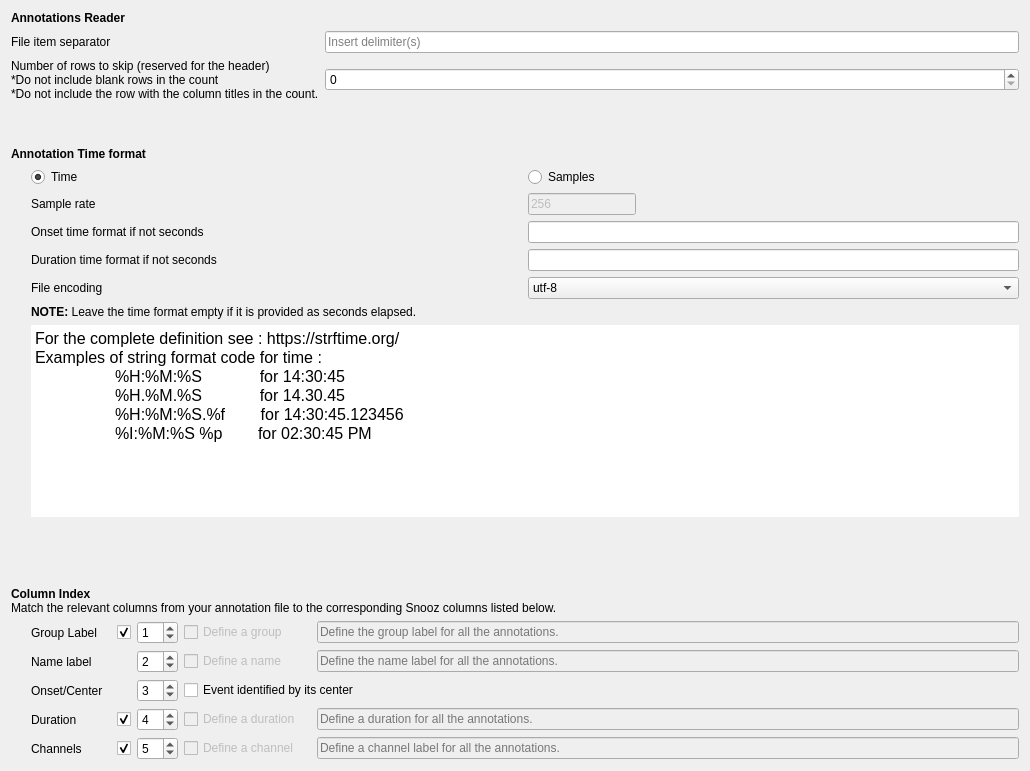
<?xml version="1.0" encoding="UTF-8"?>
<ui version="4.0">
 <class>TextFileDefinition</class>
 <widget class="QWidget" name="TextFileDefinition">
  <property name="geometry">
   <rect>
    <x>0</x>
    <y>0</y>
    <width>1030</width>
    <height>771</height>
   </rect>
  </property>
  <property name="windowTitle">
   <string>Form</string>
  </property>
  <property name="inputMethodHints">
   <set>Qt::InputMethodHint::ImhNone</set>
  </property>
  <layout class="QHBoxLayout" name="horizontalLayout_3">
   <item>
    <layout class="QVBoxLayout" name="verticalLayout_3">
     <property name="sizeConstraint">
      <enum>QLayout::SizeConstraint::SetFixedSize</enum>
     </property>
     <item>
      <widget class="QLabel" name="label_10">
       <property name="font">
        <font>
         <italic>false</italic>
         <bold>false</bold>
        </font>
       </property>
       <property name="text">
        <string>&lt;html&gt;&lt;head/&gt;&lt;body&gt;&lt;p&gt;&lt;span style=&quot; font-weight:600;&quot;&gt;Annotations Reader&lt;/span&gt;&lt;/p&gt;&lt;/body&gt;&lt;/html&gt;</string>
       </property>
      </widget>
     </item>
     <item>
      <layout class="QVBoxLayout" name="verticalLayout">
       <item>
        <layout class="QGridLayout" name="gridLayout_3">
         <item row="0" column="0">
          <widget class="QLabel" name="label_11">
           <property name="maximumSize">
            <size>
             <width>150</width>
             <height>16777215</height>
            </size>
           </property>
           <property name="toolTip">
            <string>&lt;html&gt;&lt;head/&gt;&lt;body&gt;&lt;p&gt;For tabulation write \t.&lt;/p&gt;&lt;/body&gt;&lt;/html&gt;</string>
           </property>
           <property name="text">
            <string>File item separator</string>
           </property>
          </widget>
         </item>
         <item row="0" column="1">
          <widget class="QLineEdit" name="delimiter_lineedit">
           <property name="toolTip">
            <string/>
           </property>
           <property name="inputMethodHints">
            <set>Qt::InputMethodHint::ImhDialableCharactersOnly</set>
           </property>
           <property name="alignment">
            <set>Qt::AlignmentFlag::AlignLeading|Qt::AlignmentFlag::AlignLeft|Qt::AlignmentFlag::AlignVCenter</set>
           </property>
           <property name="placeholderText">
            <string>Insert delimiter(s)</string>
           </property>
          </widget>
         </item>
         <item row="1" column="0">
          <widget class="QLabel" name="label">
           <property name="toolTip">
            <string>Blank rows are skipped automatically, so do not include them in the row count to skip. This feature is important to prevent issues with files that end with blank rows.</string>
           </property>
           <property name="text">
            <string>Number of rows to skip (reserved for the header)
*Do not include blank rows in the count
*Do not include the row with the column titles in the count.</string>
           </property>
          </widget>
         </item>
         <item row="1" column="1">
          <widget class="QSpinBox" name="spinBox_nrows_hdr">
           <property name="toolTip">
            <string/>
           </property>
          </widget>
         </item>
        </layout>
       </item>
      </layout>
     </item>
     <item>
      <layout class="QVBoxLayout" name="verticalLayout_2">
       <item>
        <spacer name="verticalSpacer_7">
         <property name="orientation">
          <enum>Qt::Orientation::Vertical</enum>
         </property>
         <property name="sizeHint" stdset="0">
          <size>
           <width>20</width>
           <height>40</height>
          </size>
         </property>
        </spacer>
       </item>
       <item>
        <widget class="QLabel" name="label_5">
         <property name="text">
          <string>&lt;html&gt;&lt;head/&gt;&lt;body&gt;&lt;p&gt;&lt;span style=&quot; font-weight:700;&quot;&gt;Annotation Time format&lt;/span&gt;&lt;/p&gt;&lt;/body&gt;&lt;/html&gt;</string>
         </property>
         <property name="alignment">
          <set>Qt::AlignmentFlag::AlignLeading|Qt::AlignmentFlag::AlignLeft|Qt::AlignmentFlag::AlignVCenter</set>
         </property>
        </widget>
       </item>
       <item>
        <layout class="QHBoxLayout" name="horizontalLayout">
         <item>
          <spacer name="horizontalSpacer">
           <property name="orientation">
            <enum>Qt::Orientation::Horizontal</enum>
           </property>
           <property name="sizeType">
            <enum>QSizePolicy::Policy::Fixed</enum>
           </property>
           <property name="sizeHint" stdset="0">
            <size>
             <width>20</width>
             <height>10</height>
            </size>
           </property>
          </spacer>
         </item>
         <item>
          <layout class="QGridLayout" name="gridLayout_2">
           <item row="0" column="1">
            <widget class="QRadioButton" name="sample_radiobutton">
             <property name="sizePolicy">
              <sizepolicy hsizetype="Expanding" vsizetype="Fixed">
               <horstretch>0</horstretch>
               <verstretch>0</verstretch>
              </sizepolicy>
             </property>
             <property name="text">
              <string>Samples</string>
             </property>
             <attribute name="buttonGroup">
              <string notr="true">buttonGroup_2</string>
             </attribute>
            </widget>
           </item>
           <item row="3" column="0">
            <widget class="QLabel" name="label_14">
             <property name="text">
              <string>Duration time format if not seconds</string>
             </property>
            </widget>
           </item>
           <item row="1" column="1">
            <widget class="QLineEdit" name="sample_rate_lineedit">
             <property name="enabled">
              <bool>false</bool>
             </property>
             <property name="sizePolicy">
              <sizepolicy hsizetype="Fixed" vsizetype="Fixed">
               <horstretch>0</horstretch>
               <verstretch>0</verstretch>
              </sizepolicy>
             </property>
             <property name="text">
              <string>256</string>
             </property>
            </widget>
           </item>
           <item row="2" column="1">
            <widget class="QLineEdit" name="lineEdit_onset_time_format">
             <property name="toolTip">
              <string/>
             </property>
            </widget>
           </item>
           <item row="2" column="0">
            <widget class="QLabel" name="label_12">
             <property name="sizePolicy">
              <sizepolicy hsizetype="Minimum" vsizetype="Preferred">
               <horstretch>0</horstretch>
               <verstretch>0</verstretch>
              </sizepolicy>
             </property>
             <property name="minimumSize">
              <size>
               <width>250</width>
               <height>0</height>
              </size>
             </property>
             <property name="maximumSize">
              <size>
               <width>16777215</width>
               <height>16777215</height>
              </size>
             </property>
             <property name="toolTip">
              <string>Let empty to define the time elapsed in seconds. Otherwise define the string format (see https://strftime.org/). </string>
             </property>
             <property name="text">
              <string>Onset time format if not seconds</string>
             </property>
            </widget>
           </item>
           <item row="6" column="0" colspan="2">
            <widget class="QTextEdit" name="textEdit">
             <property name="frameShape">
              <enum>QFrame::Shape::NoFrame</enum>
             </property>
             <property name="frameShadow">
              <enum>QFrame::Shadow::Plain</enum>
             </property>
             <property name="lineWidth">
              <number>0</number>
             </property>
             <property name="readOnly">
              <bool>true</bool>
             </property>
             <property name="html">
              <string>&lt;!DOCTYPE HTML PUBLIC &quot;-//W3C//DTD HTML 4.0//EN&quot; &quot;http://www.w3.org/TR/REC-html40/strict.dtd&quot;&gt;
&lt;html&gt;&lt;head&gt;&lt;meta name=&quot;qrichtext&quot; content=&quot;1&quot; /&gt;&lt;meta charset=&quot;utf-8&quot; /&gt;&lt;style type=&quot;text/css&quot;&gt;
p, li { white-space: pre-wrap; }
hr { height: 1px; border-width: 0; }
li.unchecked::marker { content: &quot;\2610&quot;; }
li.checked::marker { content: &quot;\2612&quot;; }
&lt;/style&gt;&lt;/head&gt;&lt;body style=&quot; font-size:12pt; font-weight:400; font-style:normal;&quot;&gt;
&lt;p style=&quot; margin-top:0px; margin-bottom:0px; margin-left:0px; margin-right:0px; -qt-block-indent:0; text-indent:0px;&quot;&gt;For the complete definition see : https://strftime.org/&lt;/p&gt;
&lt;p style=&quot; margin-top:0px; margin-bottom:0px; margin-left:0px; margin-right:0px; -qt-block-indent:0; text-indent:0px;&quot;&gt;Examples of string format code for time :&lt;/p&gt;
&lt;p style=&quot; margin-top:0px; margin-bottom:0px; margin-left:0px; margin-right:0px; -qt-block-indent:0; text-indent:0px;&quot;&gt;	%H:%M:%S             for 14:30:45&lt;/p&gt;
&lt;p style=&quot; margin-top:0px; margin-bottom:0px; margin-left:0px; margin-right:0px; -qt-block-indent:0; text-indent:0px;&quot;&gt;	%H.%M.%S             for 14.30.45&lt;/p&gt;
&lt;p style=&quot; margin-top:0px; margin-bottom:0px; margin-left:0px; margin-right:0px; -qt-block-indent:0; text-indent:0px;&quot;&gt;	%H:%M:%S.%f        for 14:30:45.123456&lt;/p&gt;
&lt;p style=&quot; margin-top:0px; margin-bottom:0px; margin-left:0px; margin-right:0px; -qt-block-indent:0; text-indent:0px;&quot;&gt;	%I:%M:%S %p        for 02:30:45 PM&lt;/p&gt;&lt;/body&gt;&lt;/html&gt;</string>
             </property>
            </widget>
           </item>
           <item row="0" column="0">
            <widget class="QRadioButton" name="time_radiobutton">
             <property name="sizePolicy">
              <sizepolicy hsizetype="Expanding" vsizetype="Fixed">
               <horstretch>0</horstretch>
               <verstretch>0</verstretch>
              </sizepolicy>
             </property>
             <property name="text">
              <string>Time</string>
             </property>
             <property name="checked">
              <bool>true</bool>
             </property>
             <attribute name="buttonGroup">
              <string notr="true">buttonGroup_2</string>
             </attribute>
            </widget>
           </item>
           <item row="4" column="0">
            <widget class="QLabel" name="label_13">
             <property name="text">
              <string>File encoding</string>
             </property>
            </widget>
           </item>
           <item row="1" column="0">
            <widget class="QLabel" name="label_6">
             <property name="layoutDirection">
              <enum>Qt::LayoutDirection::LeftToRight</enum>
             </property>
             <property name="text">
              <string>Sample rate</string>
             </property>
             <property name="alignment">
              <set>Qt::AlignmentFlag::AlignLeading|Qt::AlignmentFlag::AlignLeft|Qt::AlignmentFlag::AlignVCenter</set>
             </property>
            </widget>
           </item>
           <item row="5" column="0" colspan="2">
            <widget class="QLabel" name="label_7">
             <property name="text">
              <string>&lt;html&gt;&lt;head/&gt;&lt;body&gt;&lt;p&gt;&lt;span style=&quot; font-weight:700;&quot;&gt;NOTE:&lt;/span&gt; Leave the time format empty if it is provided as seconds elapsed.&lt;/p&gt;&lt;/body&gt;&lt;/html&gt;</string>
             </property>
            </widget>
           </item>
           <item row="4" column="1">
            <widget class="QComboBox" name="comboBox_encoding">
             <item>
              <property name="text">
               <string>utf-8</string>
              </property>
             </item>
             <item>
              <property name="text">
               <string>latin-1</string>
              </property>
             </item>
             <item>
              <property name="text">
               <string>utf-16</string>
              </property>
             </item>
             <item>
              <property name="text">
               <string>utf-32</string>
              </property>
             </item>
             <item>
              <property name="text">
               <string>iso-8859</string>
              </property>
             </item>
             <item>
              <property name="text">
               <string>ascii</string>
              </property>
             </item>
             <item>
              <property name="text">
               <string>ansi</string>
              </property>
             </item>
            </widget>
           </item>
           <item row="3" column="1">
            <widget class="QLineEdit" name="lineEdit_dur_time_format"/>
           </item>
          </layout>
         </item>
        </layout>
       </item>
      </layout>
     </item>
     <item>
      <spacer name="verticalSpacer">
       <property name="orientation">
        <enum>Qt::Orientation::Vertical</enum>
       </property>
       <property name="sizeHint" stdset="0">
        <size>
         <width>20</width>
         <height>40</height>
        </size>
       </property>
      </spacer>
     </item>
     <item>
      <layout class="QVBoxLayout" name="verticalLayout_8">
       <item>
        <widget class="QLabel" name="label_15">
         <property name="text">
          <string>&lt;html&gt;&lt;head/&gt;&lt;body&gt;&lt;p&gt;&lt;span style=&quot; font-weight:700;&quot;&gt;Column Index&lt;/span&gt;&lt;br/&gt;Match the relevant columns from your annotation file to the corresponding Snooz columns listed below.&lt;/p&gt;&lt;/body&gt;&lt;/html&gt;</string>
         </property>
        </widget>
       </item>
       <item>
        <layout class="QHBoxLayout" name="horizontalLayout_2">
         <item>
          <spacer name="horizontalSpacer_2">
           <property name="orientation">
            <enum>Qt::Orientation::Horizontal</enum>
           </property>
           <property name="sizeType">
            <enum>QSizePolicy::Policy::Fixed</enum>
           </property>
           <property name="sizeHint" stdset="0">
            <size>
             <width>20</width>
             <height>20</height>
            </size>
           </property>
          </spacer>
         </item>
         <item>
          <layout class="QGridLayout" name="gridLayout_4">
           <property name="sizeConstraint">
            <enum>QLayout::SizeConstraint::SetMaximumSize</enum>
           </property>
           <item row="0" column="0">
            <widget class="QLabel" name="label_9">
             <property name="minimumSize">
              <size>
               <width>80</width>
               <height>0</height>
              </size>
             </property>
             <property name="toolTip">
              <string/>
             </property>
             <property name="text">
              <string>Group Label</string>
             </property>
             <property name="alignment">
              <set>Qt::AlignmentFlag::AlignLeading|Qt::AlignmentFlag::AlignLeft|Qt::AlignmentFlag::AlignVCenter</set>
             </property>
            </widget>
           </item>
           <item row="0" column="1">
            <widget class="QCheckBox" name="checkBox_group_enabled">
             <property name="text">
              <string/>
             </property>
             <property name="checked">
              <bool>true</bool>
             </property>
            </widget>
           </item>
           <item row="0" column="2">
            <widget class="QSpinBox" name="group_spinbox">
             <property name="sizePolicy">
              <sizepolicy hsizetype="Fixed" vsizetype="Fixed">
               <horstretch>0</horstretch>
               <verstretch>0</verstretch>
              </sizepolicy>
             </property>
             <property name="value">
              <number>1</number>
             </property>
            </widget>
           </item>
           <item row="0" column="3">
            <widget class="QCheckBox" name="checkBox_define_group">
             <property name="enabled">
              <bool>false</bool>
             </property>
             <property name="toolTip">
              <string>To define a default event group (when group index column is 0).</string>
             </property>
             <property name="text">
              <string>Define a group</string>
             </property>
            </widget>
           </item>
           <item row="0" column="4">
            <widget class="QLineEdit" name="group_lineEdit">
             <property name="enabled">
              <bool>false</bool>
             </property>
             <property name="toolTip">
              <string/>
             </property>
             <property name="placeholderText">
              <string>Define the group label for all the annotations.</string>
             </property>
            </widget>
           </item>
           <item row="1" column="0">
            <widget class="QLabel" name="label_2">
             <property name="layoutDirection">
              <enum>Qt::LayoutDirection::LeftToRight</enum>
             </property>
             <property name="text">
              <string>Name label</string>
             </property>
             <property name="alignment">
              <set>Qt::AlignmentFlag::AlignLeading|Qt::AlignmentFlag::AlignLeft|Qt::AlignmentFlag::AlignVCenter</set>
             </property>
            </widget>
           </item>
           <item row="1" column="2">
            <widget class="QSpinBox" name="event_name_spinbox">
             <property name="sizePolicy">
              <sizepolicy hsizetype="Fixed" vsizetype="Fixed">
               <horstretch>0</horstretch>
               <verstretch>0</verstretch>
              </sizepolicy>
             </property>
             <property name="minimum">
              <number>0</number>
             </property>
             <property name="value">
              <number>2</number>
             </property>
            </widget>
           </item>
           <item row="1" column="3">
            <widget class="QCheckBox" name="checkBox_define_name">
             <property name="enabled">
              <bool>false</bool>
             </property>
             <property name="toolTip">
              <string>To define a default event name (when name index column is 0).</string>
             </property>
             <property name="text">
              <string>Define a name</string>
             </property>
            </widget>
           </item>
           <item row="1" column="4">
            <widget class="QLineEdit" name="name_lineEdit">
             <property name="enabled">
              <bool>false</bool>
             </property>
             <property name="minimumSize">
              <size>
               <width>250</width>
               <height>0</height>
              </size>
             </property>
             <property name="toolTip">
              <string/>
             </property>
             <property name="placeholderText">
              <string>Define the name label for all the annotations.</string>
             </property>
            </widget>
           </item>
           <item row="2" column="0">
            <widget class="QLabel" name="label_3">
             <property name="layoutDirection">
              <enum>Qt::LayoutDirection::LeftToRight</enum>
             </property>
             <property name="text">
              <string>Onset/Center</string>
             </property>
             <property name="alignment">
              <set>Qt::AlignmentFlag::AlignLeading|Qt::AlignmentFlag::AlignLeft|Qt::AlignmentFlag::AlignVCenter</set>
             </property>
            </widget>
           </item>
           <item row="2" column="2">
            <widget class="QSpinBox" name="onset_spinbox">
             <property name="sizePolicy">
              <sizepolicy hsizetype="Fixed" vsizetype="Fixed">
               <horstretch>0</horstretch>
               <verstretch>0</verstretch>
              </sizepolicy>
             </property>
             <property name="minimum">
              <number>0</number>
             </property>
             <property name="value">
              <number>3</number>
             </property>
            </widget>
           </item>
           <item row="2" column="3" colspan="2">
            <widget class="QCheckBox" name="center_checkBox">
             <property name="toolTip">
              <string>Check if the event is identified by its center instead of its onset.</string>
             </property>
             <property name="text">
              <string>Event identified by its center</string>
             </property>
            </widget>
           </item>
           <item row="3" column="0">
            <widget class="QLabel" name="label_4">
             <property name="layoutDirection">
              <enum>Qt::LayoutDirection::LeftToRight</enum>
             </property>
             <property name="text">
              <string>Duration</string>
             </property>
             <property name="alignment">
              <set>Qt::AlignmentFlag::AlignLeading|Qt::AlignmentFlag::AlignLeft|Qt::AlignmentFlag::AlignVCenter</set>
             </property>
            </widget>
           </item>
           <item row="3" column="1">
            <widget class="QCheckBox" name="checkBox_dur_enabled">
             <property name="text">
              <string/>
             </property>
             <property name="checked">
              <bool>true</bool>
             </property>
            </widget>
           </item>
           <item row="3" column="2">
            <widget class="QSpinBox" name="duration_spinbox">
             <property name="sizePolicy">
              <sizepolicy hsizetype="Fixed" vsizetype="Fixed">
               <horstretch>0</horstretch>
               <verstretch>0</verstretch>
              </sizepolicy>
             </property>
             <property name="minimum">
              <number>0</number>
             </property>
             <property name="value">
              <number>4</number>
             </property>
            </widget>
           </item>
           <item row="3" column="3">
            <widget class="QCheckBox" name="checkBox_define_dur">
             <property name="enabled">
              <bool>false</bool>
             </property>
             <property name="toolTip">
              <string>Enter a fixed duration for all events. Use the &quot;Annotation Time Format&quot; defined above.</string>
             </property>
             <property name="text">
              <string>Define a duration   </string>
             </property>
            </widget>
           </item>
           <item row="3" column="4">
            <widget class="QLineEdit" name="fixed_dur_lineEdit">
             <property name="enabled">
              <bool>false</bool>
             </property>
             <property name="toolTip">
              <string/>
             </property>
             <property name="placeholderText">
              <string>Define a duration for all the annotations.</string>
             </property>
            </widget>
           </item>
           <item row="4" column="0">
            <widget class="QLabel" name="label_8">
             <property name="maximumSize">
              <size>
               <width>90</width>
               <height>16777215</height>
              </size>
             </property>
             <property name="toolTip">
              <string>Mark 0 if events are not channel specific (as sleep stage).</string>
             </property>
             <property name="text">
              <string>Channels</string>
             </property>
             <property name="alignment">
              <set>Qt::AlignmentFlag::AlignLeading|Qt::AlignmentFlag::AlignLeft|Qt::AlignmentFlag::AlignVCenter</set>
             </property>
            </widget>
           </item>
           <item row="4" column="1">
            <widget class="QCheckBox" name="checkBox_chan_enabled">
             <property name="text">
              <string/>
             </property>
             <property name="checked">
              <bool>true</bool>
             </property>
            </widget>
           </item>
           <item row="4" column="2">
            <widget class="QSpinBox" name="channel_spinBox">
             <property name="sizePolicy">
              <sizepolicy hsizetype="Fixed" vsizetype="Fixed">
               <horstretch>0</horstretch>
               <verstretch>0</verstretch>
              </sizepolicy>
             </property>
             <property name="toolTip">
              <string/>
             </property>
             <property name="value">
              <number>5</number>
             </property>
            </widget>
           </item>
           <item row="4" column="3">
            <widget class="QCheckBox" name="checkBox_define_chan">
             <property name="enabled">
              <bool>false</bool>
             </property>
             <property name="text">
              <string>Define a channel</string>
             </property>
            </widget>
           </item>
           <item row="4" column="4">
            <widget class="QLineEdit" name="fixed_chan_lineEdit">
             <property name="enabled">
              <bool>false</bool>
             </property>
             <property name="placeholderText">
              <string>Define a channel label for all the annotations.</string>
             </property>
            </widget>
           </item>
          </layout>
         </item>
        </layout>
       </item>
      </layout>
     </item>
    </layout>
   </item>
  </layout>
 </widget>
 <resources>
  <include location="../../../../../snooz-toolbox/src/main/python/ui/themes/themes.qrc"/>
 </resources>
 <connections>
  <connection>
   <sender>channel_spinBox</sender>
   <signal>valueChanged(int)</signal>
   <receiver>TextFileDefinition</receiver>
   <slot>on_chan_index_changed()</slot>
   <hints>
    <hint type="sourcelabel">
     <x>154</x>
     <y>587</y>
    </hint>
    <hint type="destinationlabel">
     <x>388</x>
     <y>348</y>
    </hint>
   </hints>
  </connection>
  <connection>
   <sender>checkBox_chan_enabled</sender>
   <signal>clicked()</signal>
   <receiver>TextFileDefinition</receiver>
   <slot>chan_enabled_slot()</slot>
   <hints>
    <hint type="sourcelabel">
     <x>128</x>
     <y>587</y>
    </hint>
    <hint type="destinationlabel">
     <x>388</x>
     <y>348</y>
    </hint>
   </hints>
  </connection>
  <connection>
   <sender>sample_radiobutton</sender>
   <signal>clicked()</signal>
   <receiver>TextFileDefinition</receiver>
   <slot>on_input_format_changed()</slot>
   <hints>
    <hint type="sourcelabel">
     <x>513</x>
     <y>77</y>
    </hint>
    <hint type="destinationlabel">
     <x>207</x>
     <y>111</y>
    </hint>
   </hints>
  </connection>
  <connection>
   <sender>checkBox_define_chan</sender>
   <signal>clicked()</signal>
   <receiver>TextFileDefinition</receiver>
   <slot>on_event_pos_changed()</slot>
   <hints>
    <hint type="sourcelabel">
     <x>227</x>
     <y>587</y>
    </hint>
    <hint type="destinationlabel">
     <x>388</x>
     <y>348</y>
    </hint>
   </hints>
  </connection>
  <connection>
   <sender>duration_spinbox</sender>
   <signal>valueChanged(int)</signal>
   <receiver>TextFileDefinition</receiver>
   <slot>on_duration_index_changed()</slot>
   <hints>
    <hint type="sourcelabel">
     <x>154</x>
     <y>561</y>
    </hint>
    <hint type="destinationlabel">
     <x>388</x>
     <y>348</y>
    </hint>
   </hints>
  </connection>
  <connection>
   <sender>checkBox_define_dur</sender>
   <signal>clicked()</signal>
   <receiver>TextFileDefinition</receiver>
   <slot>on_event_pos_changed()</slot>
   <hints>
    <hint type="sourcelabel">
     <x>388</x>
     <y>248</y>
    </hint>
    <hint type="destinationlabel">
     <x>702</x>
     <y>304</y>
    </hint>
   </hints>
  </connection>
  <connection>
   <sender>event_name_spinbox</sender>
   <signal>valueChanged(int)</signal>
   <receiver>TextFileDefinition</receiver>
   <slot>on_name_index_changed()</slot>
   <hints>
    <hint type="sourcelabel">
     <x>168</x>
     <y>200</y>
    </hint>
    <hint type="destinationlabel">
     <x>355</x>
     <y>164</y>
    </hint>
   </hints>
  </connection>
  <connection>
   <sender>checkBox_define_name</sender>
   <signal>clicked()</signal>
   <receiver>TextFileDefinition</receiver>
   <slot>on_event_pos_changed()</slot>
   <hints>
    <hint type="sourcelabel">
     <x>227</x>
     <y>510</y>
    </hint>
    <hint type="destinationlabel">
     <x>388</x>
     <y>348</y>
    </hint>
   </hints>
  </connection>
  <connection>
   <sender>checkBox_group_enabled</sender>
   <signal>clicked()</signal>
   <receiver>TextFileDefinition</receiver>
   <slot>group_enabled_slot()</slot>
   <hints>
    <hint type="sourcelabel">
     <x>128</x>
     <y>484</y>
    </hint>
    <hint type="destinationlabel">
     <x>388</x>
     <y>348</y>
    </hint>
   </hints>
  </connection>
  <connection>
   <sender>checkBox_define_group</sender>
   <signal>clicked()</signal>
   <receiver>TextFileDefinition</receiver>
   <slot>on_event_pos_changed()</slot>
   <hints>
    <hint type="sourcelabel">
     <x>227</x>
     <y>484</y>
    </hint>
    <hint type="destinationlabel">
     <x>388</x>
     <y>348</y>
    </hint>
   </hints>
  </connection>
  <connection>
   <sender>checkBox_dur_enabled</sender>
   <signal>clicked()</signal>
   <receiver>TextFileDefinition</receiver>
   <slot>dur_enabled_slot()</slot>
   <hints>
    <hint type="sourcelabel">
     <x>128</x>
     <y>561</y>
    </hint>
    <hint type="destinationlabel">
     <x>388</x>
     <y>348</y>
    </hint>
   </hints>
  </connection>
  <connection>
   <sender>group_spinbox</sender>
   <signal>valueChanged(int)</signal>
   <receiver>TextFileDefinition</receiver>
   <slot>on_group_index_changed()</slot>
   <hints>
    <hint type="sourcelabel">
     <x>168</x>
     <y>174</y>
    </hint>
    <hint type="destinationlabel">
     <x>355</x>
     <y>164</y>
    </hint>
   </hints>
  </connection>
  <connection>
   <sender>time_radiobutton</sender>
   <signal>clicked()</signal>
   <receiver>TextFileDefinition</receiver>
   <slot>on_input_format_changed()</slot>
   <hints>
    <hint type="sourcelabel">
     <x>327</x>
     <y>77</y>
    </hint>
    <hint type="destinationlabel">
     <x>207</x>
     <y>111</y>
    </hint>
   </hints>
  </connection>
 </connections>
 <slots>
  <slot>on_choose()</slot>
  <slot>on_input_format_changed()</slot>
  <slot>on_event_pos_changed()</slot>
  <slot>on_group_index_changed()</slot>
  <slot>on_name_index_changed()</slot>
  <slot>snooz_event_update_slot()</slot>
  <slot>group_enabled_slot()</slot>
  <slot>dur_enabled_slot()</slot>
  <slot>chan_enabled_slot()</slot>
  <slot>on_duration_index_changed()</slot>
  <slot>on_chan_index_changed()</slot>
 </slots>
 <buttongroups>
  <buttongroup name="buttonGroup_2"/>
 </buttongroups>
</ui>
